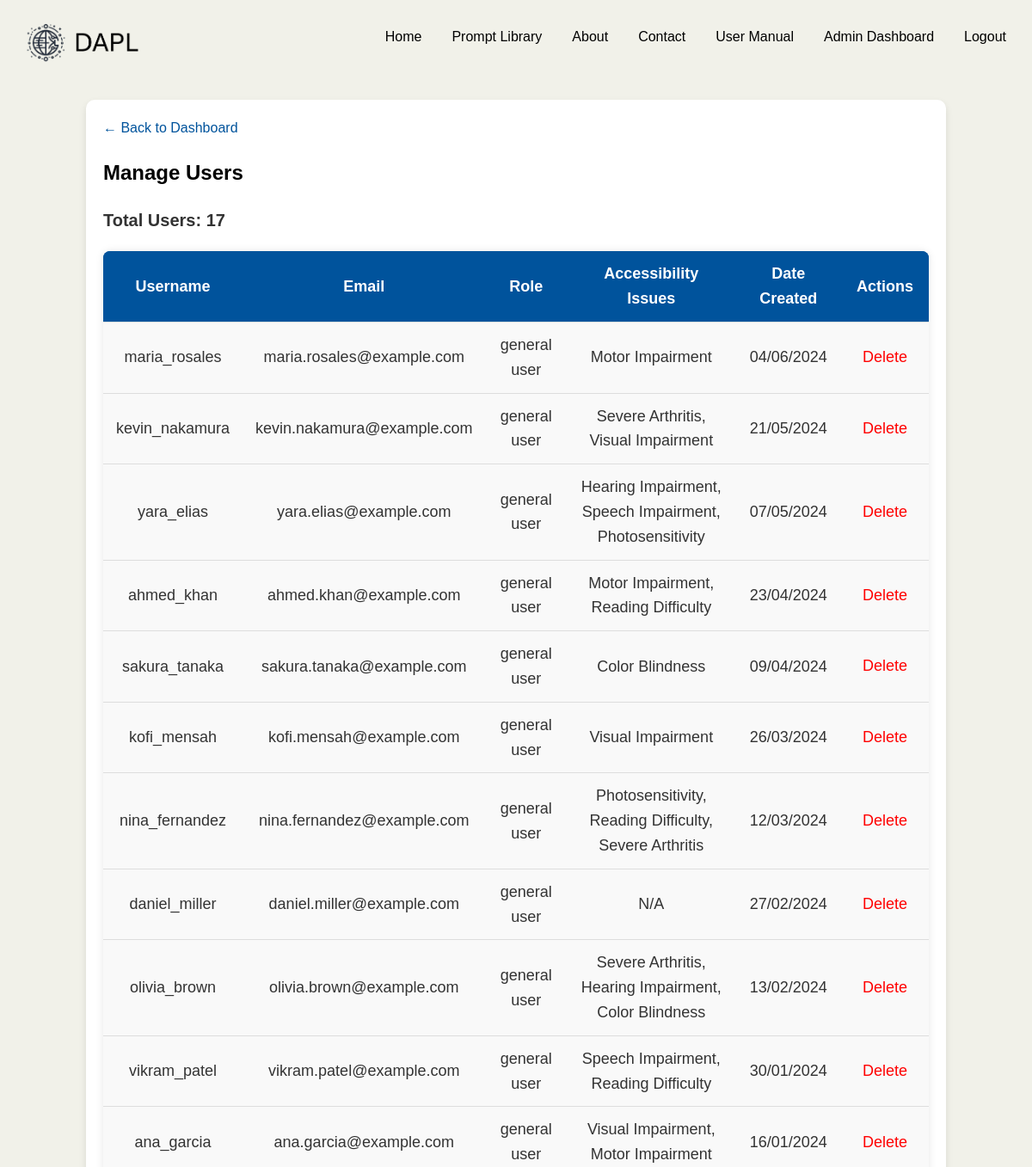
The page /manage_users.php (signed in, upper part) on the database as committed earlier.
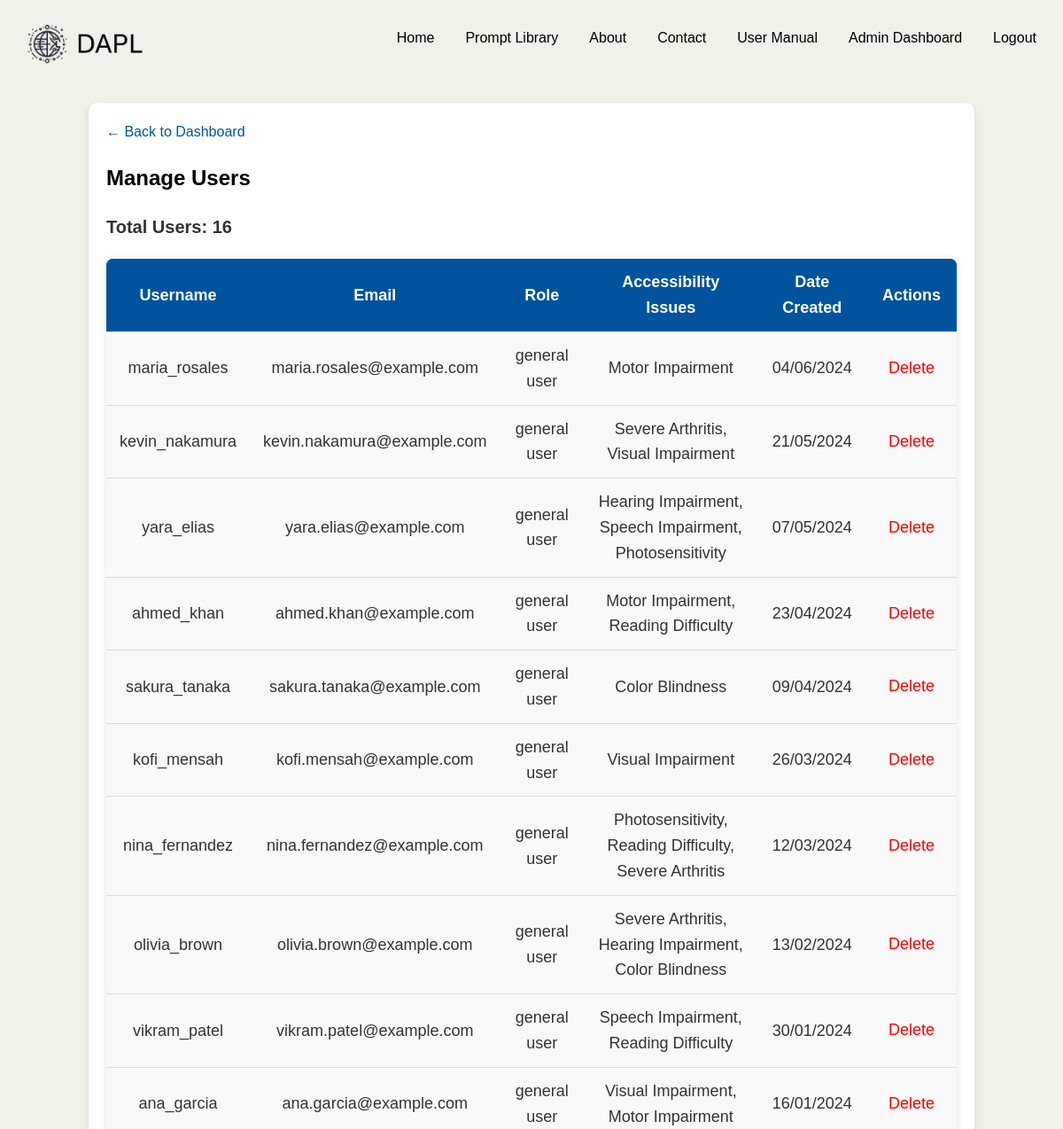
The same page on the database as committed later.
### tables this page shows
CREATE TABLE `users` (
  `user_id` int(11) NOT NULL,
  `username` varchar(50) NOT NULL,
  `email` varchar(100) NOT NULL,
  `password` varchar(255) NOT NULL,
  `date_created` timestamp NOT NULL DEFAULT current_timestamp(),
  `role` enum('general user','admin','developer') DEFAULT 'general user'
);

### manage_users.php (the view, shortened to what this page needs)
<?php
include('config.php');
$stmt = $conn->prepare("
    SELECT u.user_id, u.username, u.email, u.role,
           GROUP_CONCAT(ai.issue_name SEPARATOR ', ') AS accessibility_issues,
           DATE_FORMAT(u.date_created, '%d/%m/%Y') AS date_created
    FROM users u
    LEFT JOIN user_accessibility ua ON u.user_id = ua.user_id
    LEFT JOIN accessibility_issues ai ON ua.issue_id = ai.issue_id
    WHERE u.role != 'admin'
    GROUP BY u.user_id
    ORDER BY u.date_created DESC
");
$stmt->execute();
$result = $stmt->get_result();
$users = $result->fetch_all(MYSQLI_ASSOC);
$total_users = count($users);
?>
<!DOCTYPE html>
<html lang="en">
<head>
    <link rel="stylesheet" href="styles.css">
</head>
<body>
<?php include('header.php'); ?>
<div class="container">
    <a href="admin_dashboard.php" class="back-link">&larr; Back to Dashboard</a>
    <h1>Manage Users</h1>
    <p class="total-users">Total Users: <?= htmlspecialchars($total_users) ?></p>
    <table class="user-table">
        <thead>
            <tr>
                <th>Username</th>
                <th>Email</th>
                <th>Role</th>
                <th>Accessibility Issues</th>
                <th>Date Created</th>
                <th>Actions</th>
            </tr>
        </thead>
        <tbody>
            <?php foreach ($users as $user): ?>
            <tr>
                <td><?= htmlspecialchars($user['username'] ?? '') ?></td>
                <td><?= htmlspecialchars($user['email'] ?? '') ?></td>
                <td><?= htmlspecialchars($user['role'] ?? '') ?></td>
                <td><?= htmlspecialchars($user['accessibility_issues'] ?? 'N/A') ?></td>
                <td><?= htmlspecialchars($user['date_created'] ?? '') ?></td>
                <td>
                    <form id="deleteForm<?= htmlspecialchars($user['user_id']) ?>" method="POST" action="manage_users.php" style="display:inline;">
                        <button type="submit" name="delete_user" class="delete-btn">Delete</button>
                    </form>
                </td>
            </tr>
            <?php endforeach; ?>
        </tbody>
    </table>
</div>
</body>
</html>

### header.php (shortened to what this page needs)
<header>
    <a href="index.php">
        <img src="logo.png" alt="Digital Accessibility Project Logo" class="logo">
    </a>
    <nav>
        <a href="index.php">Home</a>
        <a href="library.php">Prompt Library</a>
        <a href="about.php">About</a>
        <a href="contact.php">Contact</a>
        <a href="manual.php">User Manual</a>
        <?php
        if (isset($_SESSION['user_id'])) {
            if ($_SESSION['role'] === 'admin') {
                echo '<a href="admin_dashboard.php">Admin Dashboard</a>';
            } else {
                echo '<a href="dashboard.php">Profile</a>';
            }
            echo '<a href="logout.php" onclick="return confirmLogout();">Logout</a>';
        } else {
            echo '<a href="login.php">Login</a>';
        }
        ?>
    </nav>
</header>

### styles.css (style rules this page uses)
header { background-color: #F1F1E9; color: white; padding: 20px; display: flex; text-align: left; margin-bottom: 20px; justify-content: space-between; }
header .logo { display: block; margin-right: auto; max-width: 150px; height: auto; }
body { font-family: Arial, sans-serif; background-color: #F1F1E9; color: #333; margin: 0; padding: 0; line-height: 1.6; }
nav { display: flex; gap: 15px; }
nav a { color: black; padding: 10px 10px; text-decoration: none; border-radius: 5px; }
.container { width: 80%; margin: auto; padding: 20px; background-color: white; border-radius: 8px; box-shadow: 0 0 10px rgba(0, 0, 0, 0.1); }
h1 { color: #413932; }
.container { max-width: 6000px; margin: 0 auto; padding: 20px; background-color: #ffffff; border-radius: 10px; box-shadow: 0 4px 8px rgba(0, 0, 0, 0.1); }
form { display: flex; flex-direction: column; }
button { padding: 10px 15px; background-color: #00539CFF; color: white; border: none; border-radius: 5px; cursor: pointer; }

### manage_users.php (style rules this page uses)
.user-table { width: 100%; border-collapse: collapse; margin: 20px 0; font-size: 18px; text-align: left; background-color: #f9f9f9; border-radius: 8px; overflow: hidden; box-shadow: 0 0 10px rgba(0, 0, 0, 0.1); }
.user-table thead { background-color: #00539CFF; color: white; }
.user-table th, .user-table td { padding: 12px 15px; border-bottom: 1px solid #ddd; }
.user-table th { text-align: center; background-color: #00539CFF; }
.user-table td { text-align: center; }
.delete-btn { background: none; border: none; color: red; cursor: pointer; font-size: 18px; padding: 5px 10px; border-radius: 5px; }
.total-users { font-weight: bold; font-size: 20px; margin-top: 20px; }
h1 { color: black; font-size: 24px; font-family: Arial, sans-serif; margin-bottom: 20px; }
.back-link { display: block; margin-bottom: 20px; font-size: 16px; color: #00539CFF; text-decoration: none; }

Rows that differ between the two databases and show on the page:
removed users: username "daniel_miller", email "daniel.miller@example.com", role "general user", accessibility_issues "N/A", date_created "27/02/2024"
Other text that changed with them:
$total_users: "17" → "16"
